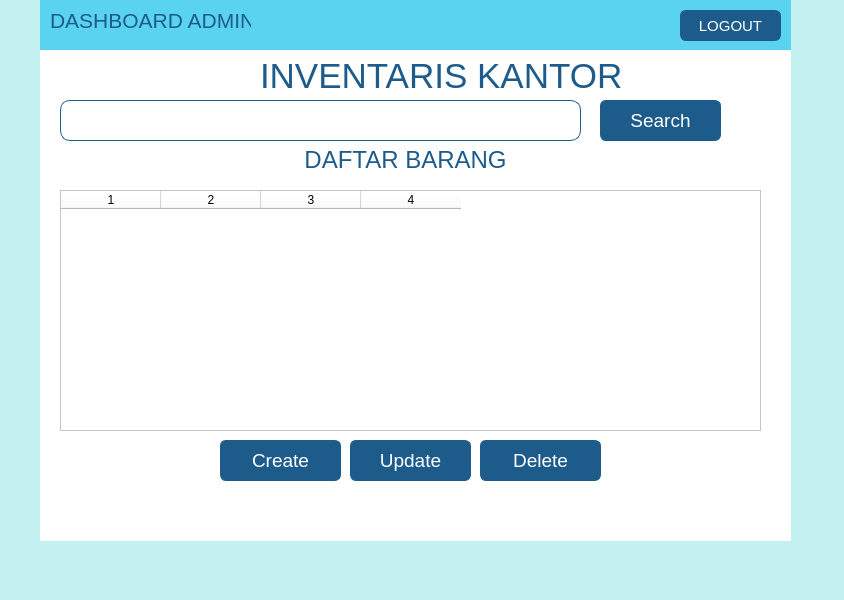
<?xml version="1.0" encoding="UTF-8"?>
<ui version="4.0">
 <class>HalamanAdmin</class>
 <widget class="QMainWindow" name="HalamanAdmin">
  <property name="geometry">
   <rect>
    <x>0</x>
    <y>0</y>
    <width>844</width>
    <height>600</height>
   </rect>
  </property>
  <property name="windowTitle">
   <string>MainWindow</string>
  </property>
  <property name="styleSheet">
   <string notr="true">background-color: #C3F0F0;</string>
  </property>
  <widget class="QWidget" name="centralwidget">
   <widget class="QWidget" name="widget" native="true">
    <property name="geometry">
     <rect>
      <x>40</x>
      <y>0</y>
      <width>751</width>
      <height>51</height>
     </rect>
    </property>
    <property name="styleSheet">
     <string notr="true">background-color: #59D3EF;</string>
    </property>
    <widget class="QLabel" name="label">
     <property name="geometry">
      <rect>
       <x>10</x>
       <y>10</y>
       <width>201</width>
       <height>21</height>
      </rect>
     </property>
     <property name="font">
      <font>
       <pointsize>16</pointsize>
      </font>
     </property>
     <property name="styleSheet">
      <string notr="true">color: #1D5B8B;</string>
     </property>
     <property name="text">
      <string>DASHBOARD ADMIN</string>
     </property>
    </widget>
    <widget class="QPushButton" name="btnLogout">
     <property name="geometry">
      <rect>
       <x>640</x>
       <y>10</y>
       <width>101</width>
       <height>31</height>
      </rect>
     </property>
     <property name="font">
      <font>
       <pointsize>11</pointsize>
      </font>
     </property>
     <property name="styleSheet">
      <string notr="true">QPushButton {
    border: 1px solid #1D5B8B;     /* warna garis */
    border-radius: 6px;            /* sudut tombol membulat */
    background-color: #1D5B8B;       /* warna latar tombol */
    color: white;                /* warna teks */
    padding: 5px 10px;
}

QPushButton:hover {
    background-color: white;     /* saat mouse diarahkan */
    color: #1D5B8B;
}
</string>
     </property>
     <property name="text">
      <string>LOGOUT</string>
     </property>
    </widget>
   </widget>
   <widget class="QWidget" name="widget_2" native="true">
    <property name="geometry">
     <rect>
      <x>40</x>
      <y>50</y>
      <width>751</width>
      <height>491</height>
     </rect>
    </property>
    <property name="styleSheet">
     <string notr="true">background-color: white;</string>
    </property>
    <widget class="QLabel" name="label_2">
     <property name="geometry">
      <rect>
       <x>220</x>
       <y>10</y>
       <width>391</width>
       <height>31</height>
      </rect>
     </property>
     <property name="font">
      <font>
       <pointsize>26</pointsize>
      </font>
     </property>
     <property name="styleSheet">
      <string notr="true">color : #1D5B8B;</string>
     </property>
     <property name="text">
      <string>INVENTARIS KANTOR</string>
     </property>
    </widget>
    <widget class="QLineEdit" name="lineEditSearch">
     <property name="geometry">
      <rect>
       <x>20</x>
       <y>50</y>
       <width>521</width>
       <height>41</height>
      </rect>
     </property>
     <property name="font">
      <font>
       <pointsize>14</pointsize>
      </font>
     </property>
     <property name="styleSheet">
      <string notr="true">border: 1px solid #1D5B8B;
border-radius: 10px;
</string>
     </property>
    </widget>
    <widget class="QPushButton" name="btnSearch">
     <property name="geometry">
      <rect>
       <x>560</x>
       <y>50</y>
       <width>121</width>
       <height>41</height>
      </rect>
     </property>
     <property name="font">
      <font>
       <pointsize>14</pointsize>
      </font>
     </property>
     <property name="styleSheet">
      <string notr="true">QPushButton {
    border: 1px solid #1D5B8B;     /* warna garis */
    border-radius: 6px;            /* sudut tombol membulat */
    background-color: #1D5B8B;       /* warna latar tombol */
    color: white;                /* warna teks */
    padding: 5px 10px;
}

QPushButton:hover {
    background-color: white;     /* saat mouse diarahkan */
    color: #1D5B8B;
}
</string>
     </property>
     <property name="text">
      <string>Search</string>
     </property>
    </widget>
    <widget class="QLabel" name="label_3">
     <property name="geometry">
      <rect>
       <x>210</x>
       <y>100</y>
       <width>311</width>
       <height>20</height>
      </rect>
     </property>
     <property name="font">
      <font>
       <pointsize>18</pointsize>
      </font>
     </property>
     <property name="styleSheet">
      <string notr="true">color : #1D5B8B;</string>
     </property>
     <property name="text">
      <string>DAFTAR BARANG</string>
     </property>
     <property name="alignment">
      <set>Qt::AlignmentFlag::AlignCenter</set>
     </property>
    </widget>
    <widget class="QPushButton" name="btnCreate">
     <property name="geometry">
      <rect>
       <x>180</x>
       <y>390</y>
       <width>121</width>
       <height>41</height>
      </rect>
     </property>
     <property name="font">
      <font>
       <pointsize>14</pointsize>
      </font>
     </property>
     <property name="styleSheet">
      <string notr="true">QPushButton {
    border: 1px solid #1D5B8B;     /* warna garis */
    border-radius: 6px;            /* sudut tombol membulat */
    background-color: #1D5B8B;       /* warna latar tombol */
    color: white;                /* warna teks */
    padding: 5px 10px;
}

QPushButton:hover {
    background-color: white;     /* saat mouse diarahkan */
    color: #1D5B8B;
}
</string>
     </property>
     <property name="text">
      <string>Create</string>
     </property>
    </widget>
    <widget class="QPushButton" name="btnUpdate">
     <property name="geometry">
      <rect>
       <x>310</x>
       <y>390</y>
       <width>121</width>
       <height>41</height>
      </rect>
     </property>
     <property name="font">
      <font>
       <pointsize>14</pointsize>
      </font>
     </property>
     <property name="styleSheet">
      <string notr="true">QPushButton {
    border: 1px solid #1D5B8B;     /* warna garis */
    border-radius: 6px;            /* sudut tombol membulat */
    background-color: #1D5B8B;       /* warna latar tombol */
    color: white;                /* warna teks */
    padding: 5px 10px;
}

QPushButton:hover {
    background-color: white;     /* saat mouse diarahkan */
    color: #1D5B8B;
}
</string>
     </property>
     <property name="text">
      <string>Update</string>
     </property>
    </widget>
    <widget class="QPushButton" name="btnDelete">
     <property name="geometry">
      <rect>
       <x>440</x>
       <y>390</y>
       <width>121</width>
       <height>41</height>
      </rect>
     </property>
     <property name="font">
      <font>
       <pointsize>14</pointsize>
      </font>
     </property>
     <property name="styleSheet">
      <string notr="true">QPushButton {
    border: 1px solid #1D5B8B;     /* warna garis */
    border-radius: 6px;            /* sudut tombol membulat */
    background-color: #1D5B8B;       /* warna latar tombol */
    color: white;                /* warna teks */
    padding: 5px 10px;
}

QPushButton:hover {
    background-color: white;     /* saat mouse diarahkan */
    color: #1D5B8B;
}
</string>
     </property>
     <property name="text">
      <string>Delete</string>
     </property>
    </widget>
    <widget class="QTableWidget" name="tableWidget">
     <property name="geometry">
      <rect>
       <x>20</x>
       <y>140</y>
       <width>701</width>
       <height>241</height>
      </rect>
     </property>
     <property name="font">
      <font>
       <pointsize>14</pointsize>
      </font>
     </property>
     <property name="selectionBehavior">
      <enum>QAbstractItemView::SelectionBehavior::SelectRows</enum>
     </property>
     <property name="columnCount">
      <number>4</number>
     </property>
     <column/>
     <column/>
     <column/>
     <column/>
    </widget>
   </widget>
  </widget>
  <widget class="QMenuBar" name="menubar">
   <property name="geometry">
    <rect>
     <x>0</x>
     <y>0</y>
     <width>844</width>
     <height>22</height>
    </rect>
   </property>
  </widget>
  <widget class="QStatusBar" name="statusbar"/>
 </widget>
 <resources/>
 <connections/>
</ui>
